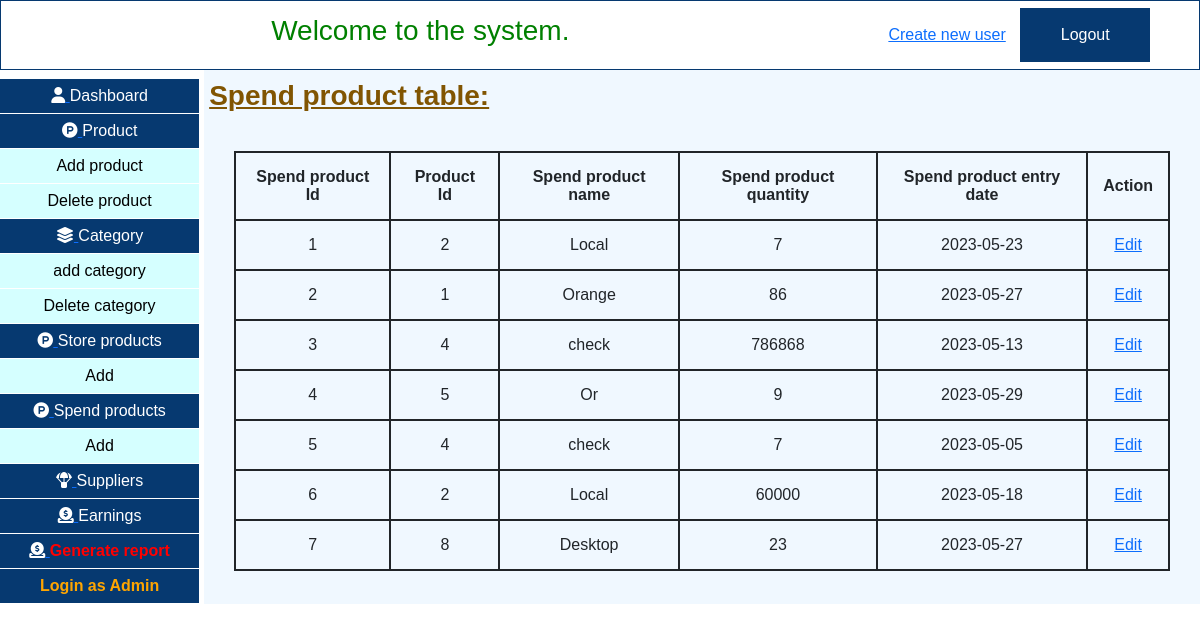
The page /ims/php/viewSpendProduct.php (signed in) on the database its author committed.
### tables this page shows
CREATE TABLE `spend_product` (
  `spend_product_id` int(11) NOT NULL,
  `product_id` int(11) NOT NULL,
  `product_name` varchar(255) NOT NULL,
  `spend_product_quantity` int(11) NOT NULL,
  `spend_product_entry_date` varchar(10) NOT NULL
);

### ims/php/viewSpendProduct.php (the view, shortened to what this page needs)
<!DOCTYPE html>
<html lang="en">
<head>
    <link href="https://cdn.jsdelivr.net/npm/bootstrap@5.0.2/dist/css/bootstrap.min.css" rel="stylesheet">
    <link rel="stylesheet" href="../css/afterLoginNavBar.css">
    <link rel="stylesheet" href="../css/admin_deshboard.css">
</head>
<body>
        <?php include "afterLoginNavBar.php"; ?>
        <div class="main_div">
            <div style="margin-top:10px" class="left_side">
                <?php include "leftSideSheared.php"; ?>
            </div>
            <div   class="right_side">
            <h3 style="margin-top: 10px;
    color: rgb(129, 85, 2); margin-left: 5px; font-weight:bold;text-decoration:underline;">Spend product table: </h3>
            <table style="margin:30px">
                <tr>
                    <th>Spend product Id</th>
                    <th>Product Id</th>
                    <th>Spend product name</th>
                    <th>Spend product quantity</th>
                    <th>Spend product entry date</th>
                    <th>Action</th>
                </tr>
                <?php
                    include "../backEndCode/databaseConnection.php";
                    $sql = "SELECT * FROM spend_product";
                    $query = $connection->query($sql);
                    while($data = mysqli_fetch_array($query)){
                        $show_id = $data['spend_product_id'];
                        $show_p_id = $data['product_id'];
                        $show_name = $data['product_name'];
                        $show_code = $data['spend_product_quantity'];
                        $show_date = $data['spend_product_entry_date'];
                        echo "<tr>
                            <td>$show_id</td>
                            <td>$show_p_id</td>
                            <td>$show_name</td>
                            <td>$show_code</td>
                            <td>$show_date</td>
                            <td><a href='editSpendProduct.php?name=$show_p_id'>Edit</a></td>
                        </tr>";
                    }
                ?>
            </table>
            </div>
        </div>
</body>
</html>

### ims/css/admin_deshboard.css (style rules this page uses)
body { margin:0; padding: 0; font-family: Arial, Helvetica, sans-serif; }
.main_div { margin-top: 45px; display: flex; flex-direction: row; }
.left_side { flex: 0.2; height: 100%; background-color: #063970; }
.right_side { flex: 1; margin-left: 5px; display: flex; flex-direction: column; background-color: aliceblue; }
h3 { color: green; }

### ims/php/viewSpendProduct.php (style rules this page uses)
table, th, td { border: 1px solid; padding: 15px; border-collapse: collapse; border-width: 2px; text-align: center; }

### rows shown on the page
spend_product: spend_product_id "1", product "2", product_name "Local", spend_product_quantity "7", spend_product_entry_date "2023-05-23"
spend_product: spend_product_id "2", product "1", product_name "Orange", spend_product_quantity "86", spend_product_entry_date "2023-05-27"
spend_product: spend_product_id "3", product "4", product_name "check", spend_product_quantity "786868", spend_product_entry_date "2023-05-13"
spend_product: spend_product_id "4", product "5", product_name "Or", spend_product_quantity "9", spend_product_entry_date "2023-05-29"
spend_product: spend_product_id "5", product "4", product_name "check", spend_product_quantity "7", spend_product_entry_date "2023-05-05"
spend_product: spend_product_id "6", product "2", product_name "Local", spend_product_quantity "60000", spend_product_entry_date "2023-05-18"
spend_product: spend_product_id "7", product "8", product_name "Desktop", spend_product_quantity "23", spend_product_entry_date "2023-05-27"
